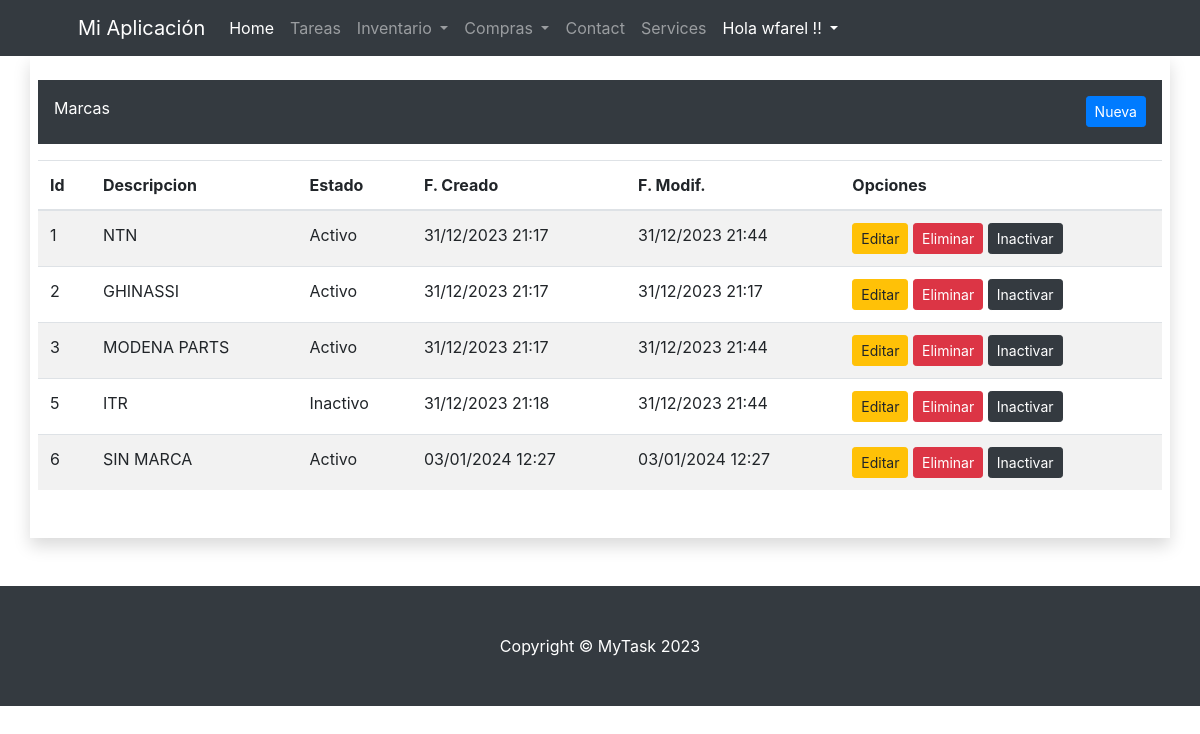
The page /inv/marcas/ (signed in) on the database its author committed.
### inv/models.py (models this page shows, shortened)
class Marca(ClaseModelo):
    descripcion = models.CharField(
        max_length=100,
        unique=True
    )
    class Meta:
        verbose_name_plural = 'Marcas'

### inv/views.py (the view)
# urls.py: path('marcas/', MarcaView.as_view(), name='marca_list'),
class MarcaView(LoginRequiredMixin, ListView):
    model = Marca
    template_name = 'inv/marca_list.html'
    context_object_name = 'obj'
    login_url = 'bases:login'

### inv/templates/inv/marca_list.html (shortened to what this page needs)
{% extends "bases/base.html" %}
{% block content %}
<div class="row">
    <div class="col-md-12">
        <div class="container p-3 pb-4 my-3 bg-dark text-white">
            Marcas
            <a class="btn btn-primary btn-sm float-right"  href="{% url 'inv:marca_new' %}">Nueva</a>
        </div>
        {% if not obj %}
        <p>No hay Marcas</p>
        {% else %}
        <table class="table table-hover table-striped">
            <thead>
                <tr>
                    <th>Id</th>
                    <th>Descripcion</th>
                    <th>Estado</th>
                    <th>F. Creado</th>
                    <th>F. Modif.</th>
                    <th>Opciones</th>
                </tr>
            </thead>
            <tbody>
                {% for item in obj %}
                <tr>
                    <td>{{ item.id }}</td>
                    <td>{{ item.descripcion }}</td>
                    <td>{% if item.estado %}
                        <span class="label label-success">Activo</span>
                        {% else %}
                        <span class="label label-danger">Inactivo</span>
                        {% endif %}
                    </td>
                    <td>{{ item.fc|date:"d/m/Y H:i" }}</td>
                    <td>{{ item.fm|date:"d/m/Y H:i" }}</td>
                    <td>
                        <a href="{% url 'inv:marca_edit' item.id %}" class="btn btn-warning btn-sm">Editar</a>
                        <a href="{% url 'inv:marca_delete' item.id %}" class="btn btn-danger btn-sm">Eliminar</a>
                        <a href="{% url 'inv:marca_inactivar' item.id %}" class="btn btn-dark btn-sm">Inactivar</a>
                    </td>
                </tr>
                {% endfor %}
            </tbody>
        </table>
        {% endif %}
    </div>
</div>
{% endblock %}

### bases/templates/bases/base.html (shortened to what this page needs)
<!DOCTYPE html>
{% load static %}
<html lang="en">
<head>
    {% load bootstrap4 %}
    {% bootstrap_css %}
    <link href="https://cdn.datatables.net/v/dt/dt-1.13.8/af-2.6.0/datatables.min.css" rel="stylesheet">
    <link rel="stylesheet" href="https://cdnjs.cloudflare.com/ajax/libs/jquery-confirm/3.3.2/jquery-confirm.min.css">
</head>
<body>
    {% block navbar %}
    <nav class="navbar navbar-expand-lg navbar-dark bg-dark">
        <div class="container px-5">
            <a class="navbar-brand" href="#!">Mi Aplicación</a>
            <div class="collapse navbar-collapse" id="navbarSupportedContent">
                <ul class="navbar-nav ms-auto mb-2 mb-lg-0">
                    <li class="nav-item"><a class="nav-link active" aria-current="page" href="{% url 'bases:home' %}">Home</a></li>
                    <li class="nav-item"><a class="nav-link" href="{% url 'task:task_list' %}">Tareas</a></li>
                    <li class="nav-item dropdown">
                        <a class="nav-link dropdown-toggle" href="#" id="navbarDropdown" role="button"
                           data-toggle="dropdown" aria-haspopup="true" aria-expanded="false">
                            Inventario
                        </a>
                    </li>
                      <li class="nav-item dropdown">
                        <a class="nav-link dropdown-toggle" href="#" id="navbarDropdown" role="button"
                           data-toggle="dropdown" aria-haspopup="true" aria-expanded="false">
                            Compras
                        </a>
                    </li>
                    <li class="nav-item"><a class="nav-link" href="#!">Contact</a></li>
                    <li class="nav-item"><a class="nav-link" href="#!">Services</a></li>
                    <li class="nav-item dropdown">
                        <a class="nav-link dropdown-toggle text-white" href="#" id="navbarDropdown" role="button"
                           data-toggle="dropdown" aria-haspopup="true" aria-expanded="false">
                           Hola {{ user.username }} !!
                        </a>
                    </li>
                </ul>
            </div>
        </div>
    </nav>
    {% endblock %}
    <div class="container mb-5 p-2 shadow">
        {% block content %}
        {% endblock %}
        <br>
    </div>
    {% block footer%}
    <footer class="py-5 bg-dark">
        <div class="container px-4 px-lg-5"><p class="m-0 text-center text-white">Copyright &copy; MyTask 2023</p></div>
    </footer>
    {% endblock %}
</body>
</html>

### rows shown on the page
Marca: id "1", descripcion "NTN", estado "Activo", fc "31/12/2023 21:17", fm "31/12/2023 21:44"
Marca: id "2", descripcion "GHINASSI", estado "Activo", fc "31/12/2023 21:17", fm "31/12/2023 21:17"
Marca: id "3", descripcion "MODENA PARTS", estado "Activo", fc "31/12/2023 21:17", fm "31/12/2023 21:44"
Marca: id "5", descripcion "ITR", estado "Inactivo", fc "31/12/2023 21:18", fm "31/12/2023 21:44"
Marca: id "6", descripcion "SIN MARCA", estado "Activo", fc "03/01/2024 12:27", fm "03/01/2024 12:27"

### other values the page prints
{{ user.username }} "wfarel"
